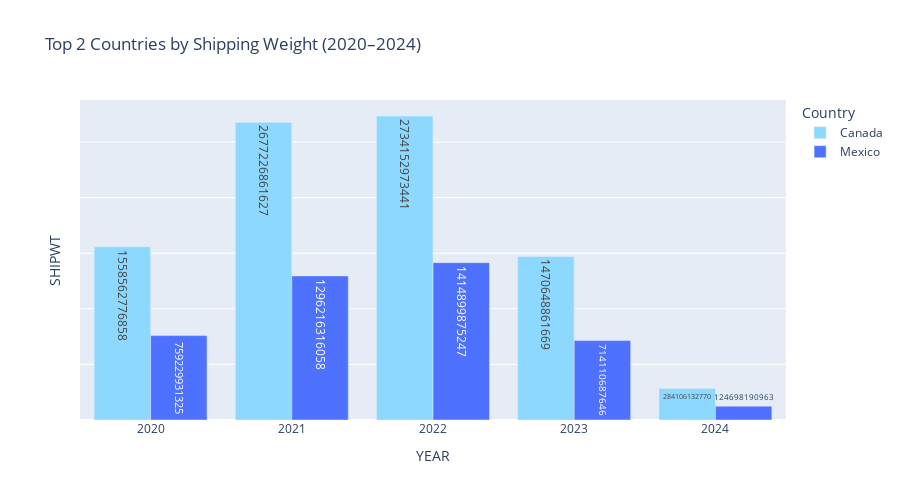
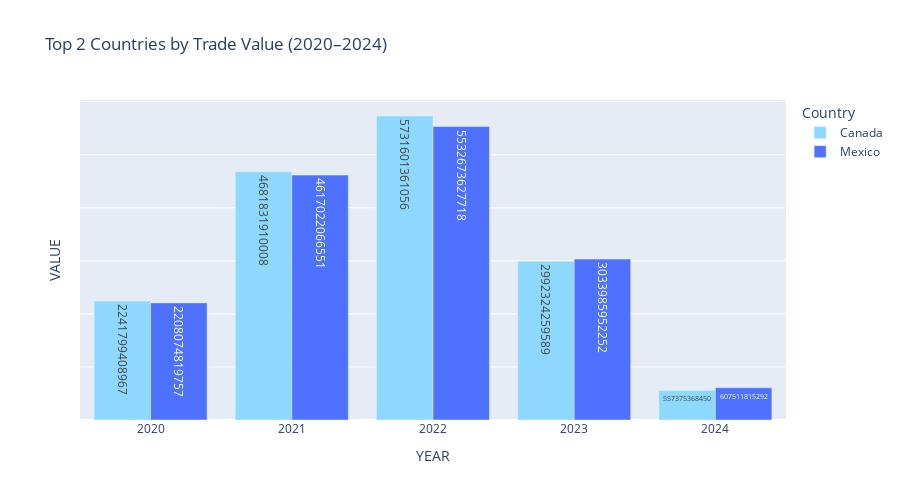

Notebook code for these charts, in order:
### Code cell
custom_colors = {
    "Canada": "#8DD8FF",
    "Mexico": "#4E71FF",
    "China": "#B2CD9C",
    "Germany": "#F0F2BD",
    "Japan": "#FFE1E0",
}

fig1 = px.bar(
    top_countries_by_shipwt,
    x = "YEAR",
    y = "SHIPWT",
    color = "COUNTRY",
    barmode = "group",
    title = "Top 2 Countries by Shipping Weight (2020–2024)",
    text = "SHIPWT",
    color_discrete_map = custom_colors
)
fig1.update_layout(
    legend_title_text = "Country", 
    height = 500,
    yaxis = dict(
        showticklabels = False)
)
fig1.show()

fig2 = px.bar(
    top_countries_by_value,
    x = "YEAR",
    y = "VALUE",
    color = "COUNTRY",
    barmode = "group",
    title = "Top 2 Countries by Trade Value (2020–2024)",
    text = "VALUE",
    color_discrete_map = custom_colors
)
fig2.update_layout(
    legend_title_text = "Country", 
    height = 500,
    yaxis = dict(
        showticklabels = False)
)
fig2.show()

### Figure 1 — Plotly figure (JSON) as saved in the notebook; plotly's stock layout.template omitted (floating-point values rounded to 4 significant figures)
{"data": [{"alignmentgroup": "True", "hovertemplate": "COUNTRY=Canada<br>YEAR=%{x}<br>SHIPWT=%{text}<extra></extra>", "legendgroup": "Canada", "marker": {"color": "#8DD8FF", "pattern": {"shape": ""}}, "name": "Canada", "offsetgroup": "Canada", "orientation": "v", "showlegend": true, "text": [1558562776858, 2677226861627, 2734152973441, 1470648861669, 284106132770], "textposition": "auto", "type": "bar", "x": [2020, 2021, 2022, 2023, 2024], "xaxis": "x", "y": [1558562776858, 2677226861627, 2734152973441, 1470648861669, 284106132770], "yaxis": "y"}, {"alignmentgroup": "True", "hovertemplate": "COUNTRY=Mexico<br>YEAR=%{x}<br>SHIPWT=%{text}<extra></extra>", "legendgroup": "Mexico", "marker": {"color": "#4E71FF", "pattern": {"shape": ""}}, "name": "Mexico", "offsetgroup": "Mexico", "orientation": "v", "showlegend": true, "text": [759229931325, 1296216316058, 1414899875247, 714110687646, 124698190963], "textposition": "auto", "type": "bar", "x": [2020, 2021, 2022, 2023, 2024], "xaxis": "x", "y": [759229931325, 1296216316058, 1414899875247, 714110687646, 124698190963], "yaxis": "y"}], "layout": {"barmode": "group", "height": 500, "legend": {"title": {"text": "Country"}, "tracegroupgap": 0}, "title": {"text": "Top 2 Countries by Shipping Weight (2020–2024)"}, "xaxis": {"anchor": "y", "domain": [0, 1], "title": {"text": "YEAR"}}, "yaxis": {"anchor": "x", "domain": [0, 1], "showticklabels": false, "title": {"text": "SHIPWT"}}}}

### Figure 2 — Plotly figure (JSON) as saved in the notebook; plotly's stock layout.template omitted (floating-point values rounded to 4 significant figures)
{"data": [{"alignmentgroup": "True", "hovertemplate": "COUNTRY=Canada<br>YEAR=%{x}<br>VALUE=%{text}<extra></extra>", "legendgroup": "Canada", "marker": {"color": "#8DD8FF", "pattern": {"shape": ""}}, "name": "Canada", "offsetgroup": "Canada", "orientation": "v", "showlegend": true, "text": [2241799408967, 4681831910008, 5731601361056, 2992324259589, 557375368450], "textposition": "auto", "type": "bar", "x": [2020, 2021, 2022, 2023, 2024], "xaxis": "x", "y": [2241799408967, 4681831910008, 5731601361056, 2992324259589, 557375368450], "yaxis": "y"}, {"alignmentgroup": "True", "hovertemplate": "COUNTRY=Mexico<br>YEAR=%{x}<br>VALUE=%{text}<extra></extra>", "legendgroup": "Mexico", "marker": {"color": "#4E71FF", "pattern": {"shape": ""}}, "name": "Mexico", "offsetgroup": "Mexico", "orientation": "v", "showlegend": true, "text": [2208074819757, 4617022066551, 5532673627718, 3033985952252, 607511815292], "textposition": "auto", "type": "bar", "x": [2020, 2021, 2022, 2023, 2024], "xaxis": "x", "y": [2208074819757, 4617022066551, 5532673627718, 3033985952252, 607511815292], "yaxis": "y"}], "layout": {"barmode": "group", "height": 500, "legend": {"title": {"text": "Country"}, "tracegroupgap": 0}, "title": {"text": "Top 2 Countries by Trade Value (2020–2024)"}, "xaxis": {"anchor": "y", "domain": [0, 1], "title": {"text": "YEAR"}}, "yaxis": {"anchor": "x", "domain": [0, 1], "showticklabels": false, "title": {"text": "VALUE"}}}}
